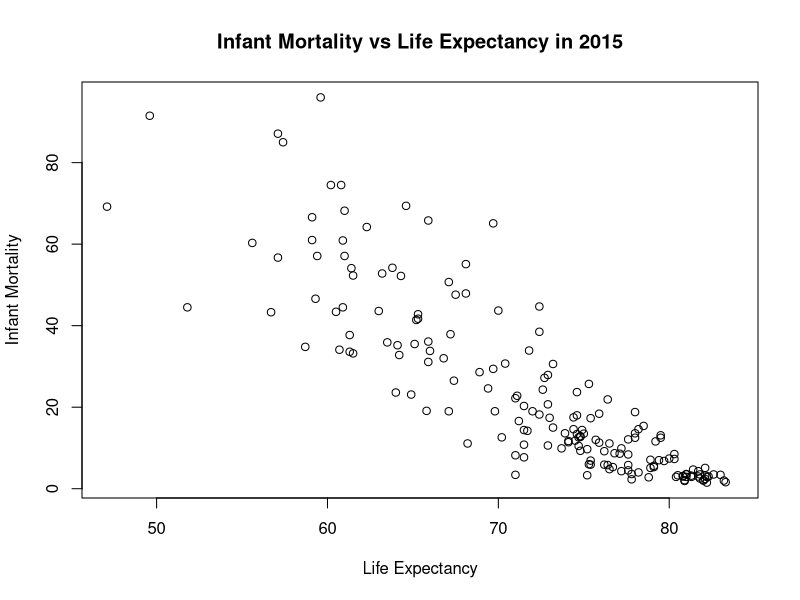
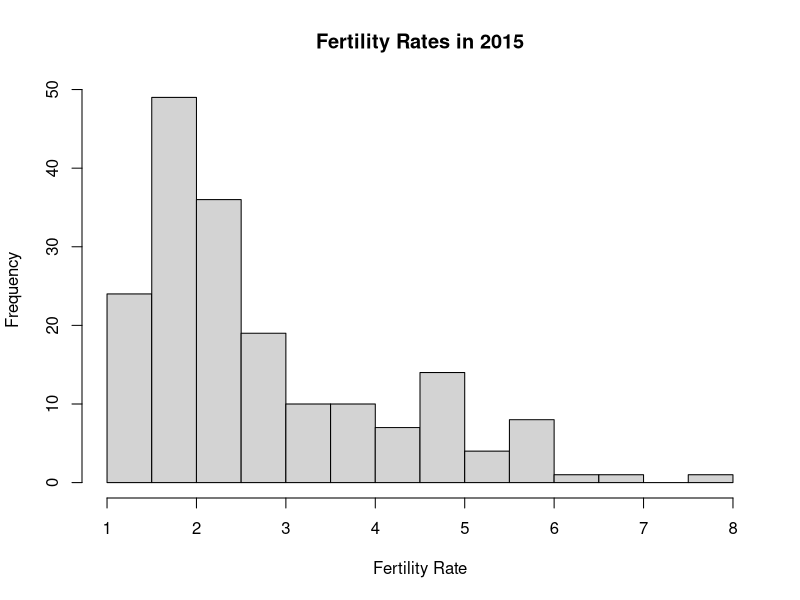

Generate these figures, in order, with R:
## Please add your code in between the comments
## For the first two questions on this assignment, please only use base R and do not rely on any packages.

## Q1 - 4pt
## GC-content of a piece of DNA is defined as the percentage of Gs + Cs. 
## For example "ACCTGCA" has a 57.1% GC-content
## Write a function that will take a sequence 
## The function should return a GC ratio

get_gc_ratio = function(s) {
  split_s = unlist(strsplit(s, ""))
  gc_count = sum(split_s == "G" | split_s == "C")
  return(gc_count/length(split_s))
}

print(get_gc_ratio("ACCTGCA")) # 0.571

## Q2 - 4pt
## Every amino acid in a protein is encoded by three nucleotides. 
## Execute the following two lines to get a list of all codons and corresponding amino acids
codons = c('UUU','UUC','UUA','UUG','UCU','UCC','UCA','UCG','UAU','UAC','UAA','UAG','UGU','UGC','UGA','UGG','CUU','CUC','CUA','CUG','CCU','CCC','CCA','CCG','CAU','CAC','CAA','CAG','CGU','CGC','CGA','CGG','AUU','AUC','AUA','AUG','ACU','ACC','ACA','ACG','AAU','AAC','AAA','AAG','AGU','AGC','AGA','AGG','GUU','GUC','GUA','GUG','GCU','GCC','GCA','GCG','GAU','GAC','GAA','GAG','GGU','GGC','GGA','GGG')
amino_acids = c('F','F','L','L','S','S','S','S','Y','Y','*','*','C','C','*','W','L','L','L','L','P','P','P','P','H','H','Q','Q','R','R','R','R','I','I','I','M','T','T','T','T','N','N','K','K','S','S','R','R','V','V','V','V','A','A','A','A','D','D','E','E','G','G','G','G' )

## Write a function that will take a coding region sequence as input. You can assume the sequence is starting with AUG and is a multiple of three nucleotides. 
## The output should be the corresponding protein sequence.
translate_codons = function(s) {
  protein = ""
  for (i in seq(1, nchar(s), 3)) {
    codon = substr(s, i, i+2)
    amino_acid = amino_acids[codons == codon]
    if (amino_acid == '*') {break}
    protein = paste(protein, amino_acid, sep="")
  }
  return(protein)
}

print(translate_codons("AUGUUUUCUUAGUCU")) # MFS (stop codon UAG in middle)

## Q3 - 4pt
## R has powerful plotting options available. 
## You may have already used ggplot package before 
## even the base R language has many simple plotting functions
## Let's first install the dslabs package
install.packages("dslabs")
library(dslabs)
x <- installed.packages(); x[ is.na(x[,"Priority"]), c("Package", "Version")]
## This package has a number of interesting datasets
## We can load an example for simple plotting
data(gapminder)
## We can explore some of the features in this dataset with basic plots
?gapminder
## We can look at the first few entries of this dataset with "head"
head ( gapminder)
str (gapminder)
## Given this data frame let's extract the data from 2015 into a new data frame
gapminder_2015 = gapminder[gapminder$year == 2015 ,  ]

### plot the life expectancy (x axis) and infant mortality (y axis) using the data from 2015(2 pts).  
### make a histogram of distribution of Fertility using the data from 2015 (2pts).
plot(gapminder_2015$life_expectancy, 
     gapminder_2015$infant_mortality,
     main = "Infant Mortality vs Life Expectancy in 2015",
     ylab = "Infant Mortality",
     xlab = "Life Expectancy")

hist(gapminder_2015$fertility,
     main = "Fertility Rates in 2015",
     xlab = "Fertility Rate",
     breaks = 10)
